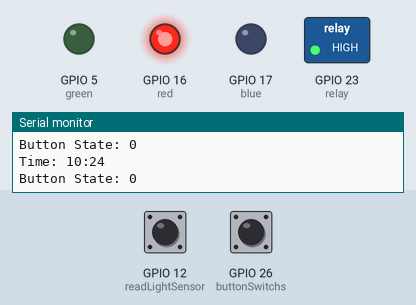
The sketch below on a simulated ESP32. Parts: switched loads named in the sketch (green lamp = pin HIGH), output pins drawn as LEDs (lit = HIGH), the last lines printed to the serial monitor. Dashed ring = blinking. The inputs (shaded band) are chosen by the test bench; at power-on: GPIO 12 (readLightSensor) LOW, GPIO 26 (buttonSwitchs) LOW. WiFi joins after 1.5 s; servers stay silent unless stated; network time is answered at once with the bench clock; the local clock reads 2024-03-15 10:24:30 at power-on unless the sketch sets it.

Above: at 3.2 s.
3.3 s: GPIO 12 (readLightSensor) driven HIGH
At 4.8 s:
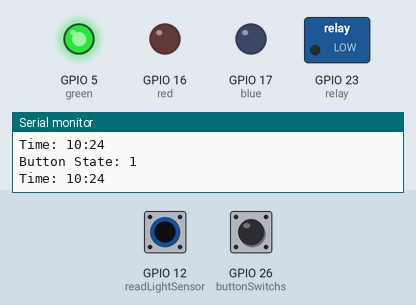
5.1 s: GPIO 26 (buttonSwitchs) pulled HIGH for 1 s
At 5.58 s:
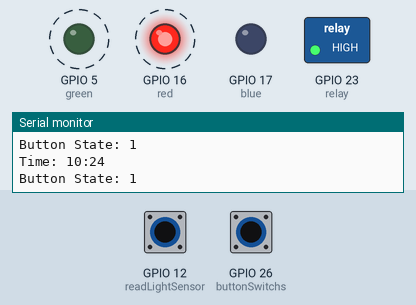
9.1 s: GPIO 26 (buttonSwitchs) pulled HIGH for 0.15 s
At 10.6 s:
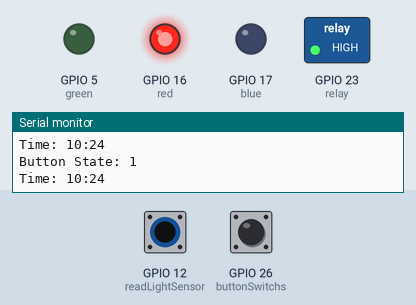
12.2 s: GPIO 26 (buttonSwitchs) pulled HIGH for 3.2 s
At 16.6 s:
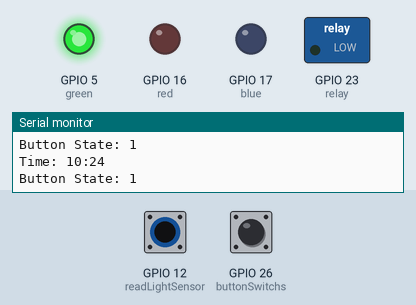
16.9 s: GPIO 12 (readLightSensor) driven LOW
At 17.9 s:
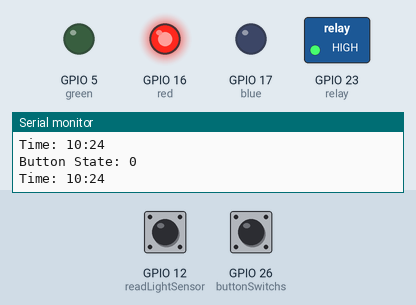
19.9 s: GPIO 12 (readLightSensor) pulsed HIGH 5 times (0.12 s each, 0.3 s apart)
At 20.58 s:
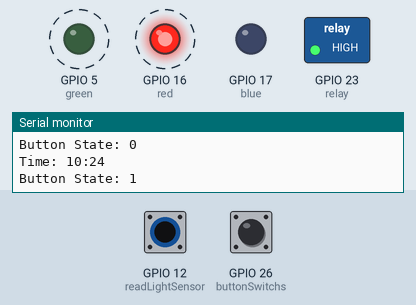
Timing chart, 0 to 22.9 s (numbered marks = the images above; inputs shaded):
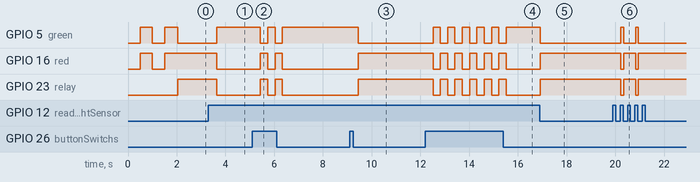

The sketch:

smart_switch.ino
```cpp
#include <WiFi.h>
#include <NTPClient.h>
#include <WiFiUdp.h>
int currentHour;
int currentMinute;
int buttonSwitchs = 26;
int sensorState; //สถานะเซนเซอร์
int readLightSensor = 12;
int lightState; //สถานะแสง ค่าแสง 1 คือมืด 0 คือสว่าง
int switchState; // สถานะสวิตช์
int switchRead;
int count; // นับป้องกัน เพื่อไม่ให้ปิดเปิดไปมาเอง
int relay = 23;
int green = 5; //ไฟสีเขียว
int blue = 17; //ไฟสีน้ำเงิน
int red = 16; //ไฟสีเขียว

const char* ssid     = "YourSSID";
const char* password = "YourPassword";
WiFiUDP ntpUDP;
NTPClient timeClient(ntpUDP, "pool.ntp.org", 7 * 3600, 60000);  // UTC+7 เป็นเวลาไทย

void setup() {
  WiFi.begin(ssid, password);
  Serial.begin(9600);
  pinMode(readLightSensor, INPUT);  // สถานะค่าแสงเป็น input
  pinMode(buttonSwitchs, INPUT);  // สถานะสวิตช์เป็น input
  pinMode(relay, OUTPUT);
  pinMode(green, OUTPUT);
  pinMode(blue, OUTPUT);
  pinMode(red, OUTPUT);
  digitalWrite(green,LOW);
  digitalWrite(blue,LOW);
  digitalWrite(red,LOW);
  Serial.print("Connecting to WiFi");
  while (WiFi.status() != WL_CONNECTED) {
  digitalWrite(green,LOW);
  digitalWrite(red,LOW);
  Serial.print(".");
  delay(500);
  digitalWrite(green,HIGH);
  digitalWrite(red,HIGH);
  delay(500);
  }
  Serial.println("\nConnected to WiFi");
  timeClient.begin();
}

void loop() {
  timeClient.update(); //อัพเดตเวลา
  currentHour = timeClient.getHours();
  currentMinute = timeClient.getMinutes();
  Serial.print("Time: ");
  Serial.print(currentHour);
  Serial.print(":");
  Serial.println(currentMinute);
  lightState = digitalRead(readLightSensor);
  switchRead = digitalRead(buttonSwitchs);
  Serial.print("Button State: ");
  Serial.println(lightState);
  // ถ้ามีการกดปุ่ม
 if(switchRead == 1){
   switchState ++;
   delay(300);
   if(switchState > 1) switchState = 0;
 }
  // ถ้าเวลาเป็นเที่ยงคืน หรือ มีแสง ให้ดับไฟ
  if((currentHour == 0 && currentMinute == 0) || lightState == 0) switchState = 0;
  //ไม่มีแสง ให้ติดไฟ ยาวถึงเที่ยงคืน
 if(lightState == 1){

  if(count == 0){
   switchState += 1;
   delay(300);
   if(switchState > 1) switchState = 0;
  }
  count = 1; // ให้ count = 1 เพื่อไม่ให้ปิดเปิดไปมาเอง
  if(switchState == 1) switchOn();
  else switchOff();
 }
 // นอกจากนั้น
 else {
  count = 0;
  if(switchState == 1) switchOn();
  else switchOff();
 }

}
// สถานะไฟเปิด
void switchOn(){
  digitalWrite(relay,LOW);
  digitalWrite(green,HIGH);
  digitalWrite(red,LOW);
}
// สถานะไฟปิด
void switchOff(){
  digitalWrite(relay,HIGH);
  digitalWrite(green,LOW);
  digitalWrite(red,HIGH);
}
```

Measured:
- after the input at 3.3 s, GPIO 5 (green): LOW → HIGH after 0.34 s; GPIO 16 (red), GPIO 23 (relay): HIGH → LOW after 0.34 s
- after the input at 5.1 s, GPIO 5 (green): alternates HIGH for 0.30 s and LOW for 0.30 s, 4 changes in all, then stays HIGH, starting after 0.34 s; GPIO 16 (red), GPIO 23 (relay): alternates HIGH for 0.30 s and LOW for 0.30 s, 4 changes in all, then stays LOW, starting after 0.34 s
- after the input at 9.1 s, GPIO 5 (green): HIGH → LOW after 0.34 s; GPIO 16 (red), GPIO 23 (relay): LOW → HIGH after 0.34 s
- after the input at 12.2 s, GPIO 5 (green): alternates HIGH for 0.30 s and LOW for 0.30 s, 11 changes in all, then stays HIGH, starting after 0.32 s; GPIO 16 (red), GPIO 23 (relay): alternates HIGH for 0.30 s and LOW for 0.30 s, 11 changes in all, then stays LOW, starting after 0.32 s
- after the input at 16.9 s, GPIO 5 (green): HIGH → LOW at once; GPIO 16 (red), GPIO 23 (relay): LOW → HIGH at once
- after the input at 19.9 s, GPIO 5 (green): alternates HIGH for 0.12 s and LOW for 0.49 s, 4 changes in all, then stays LOW, starting after 0.32 s; GPIO 16 (red), GPIO 23 (relay): alternates HIGH for 0.49 s and LOW for 0.12 s, 4 changes in all, then stays HIGH, starting after 0.32 s
